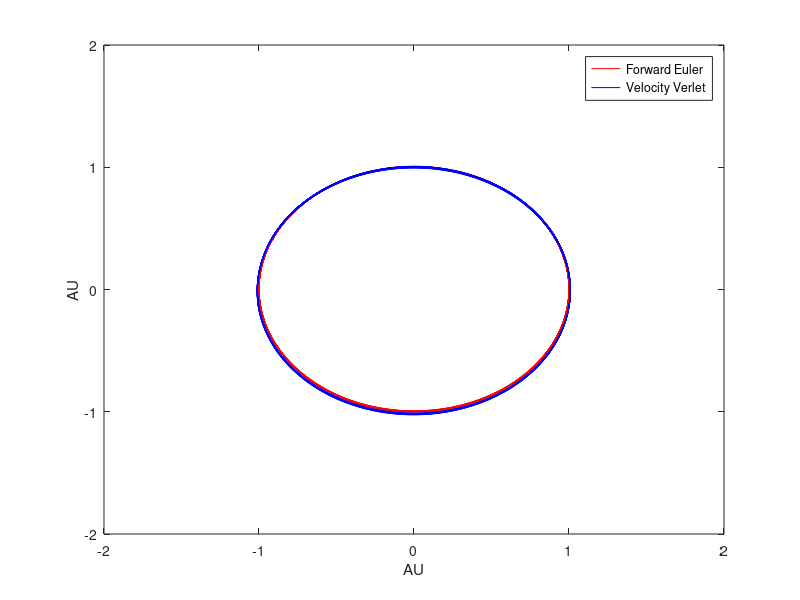
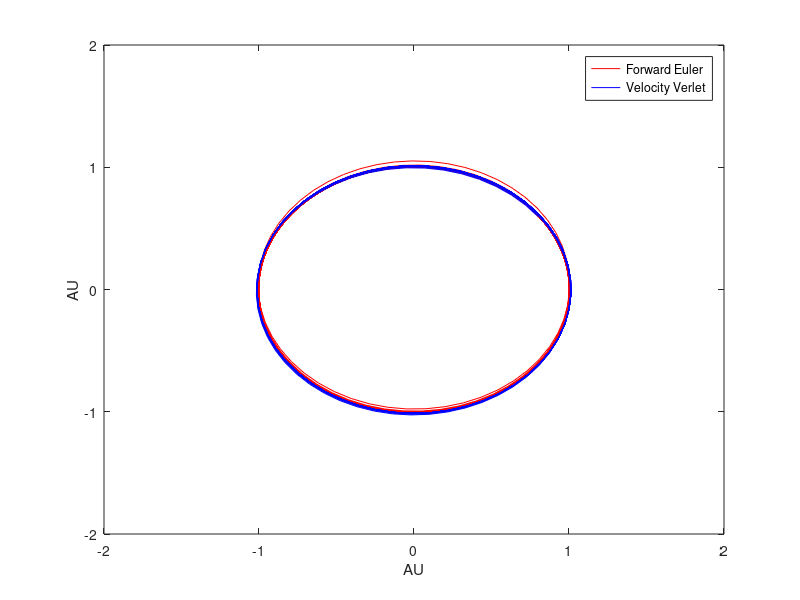
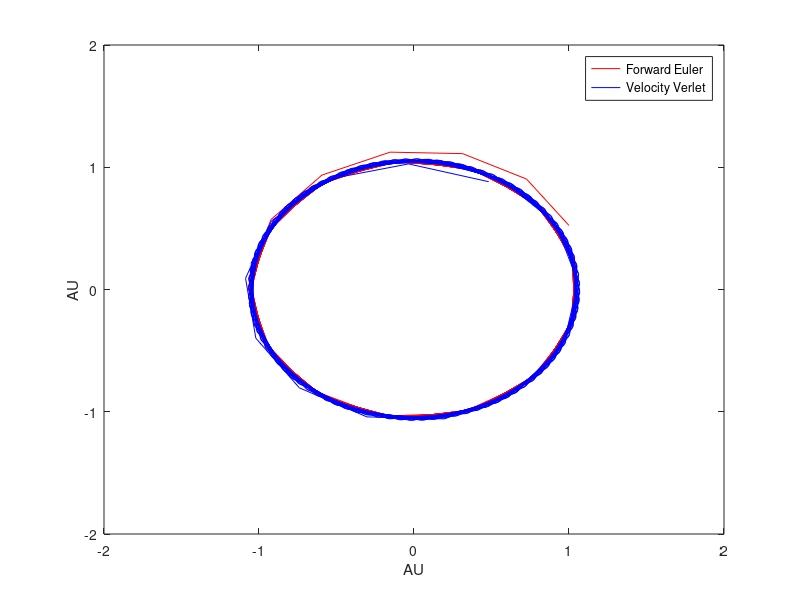
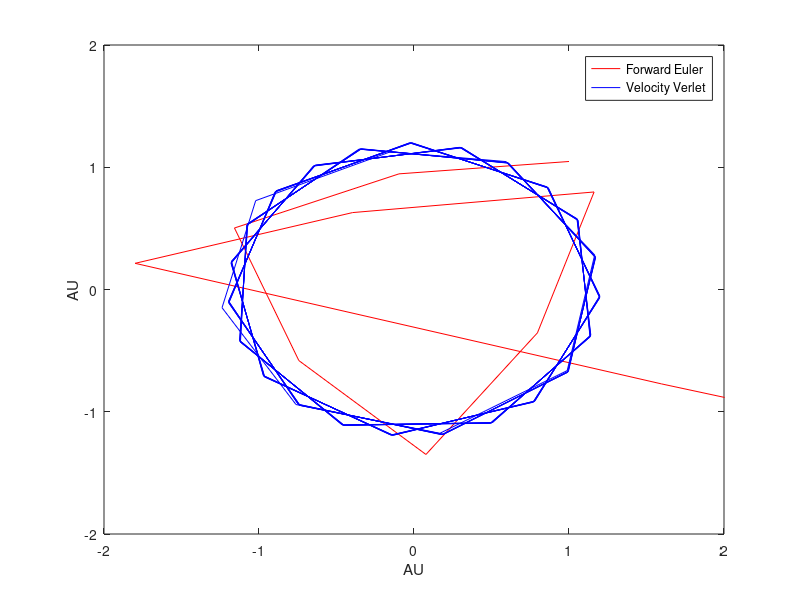

The MATLAB script that drew these images, in order: (Note: this script raises an error after producing the figures.)
%% Plotting script for Project 3 FYS4150
%Here the files generated by the Qt C++ code is read and plots are being
%made. 
%% Oppgave 3c)    Stability of two-body system

%Read in the files from the runs with only earth

%-----------------dT = 1day ------------------
%Earth position verlet.
fid = fopen('Day_VerletValuesEarth.txt');
VVEarth_day = cell2mat(textscan(fid,'%f %f'));
fclose(fid);

%Earth position euler
fid = fopen('Day_EulerValues.txt');
FEEarth_day = cell2mat(textscan(fid,'%f %f'));
fclose(fid);

%Conserved values euler. 
fid = fopen('Day_ConservedEulerValues.txt');
CEuler_day = cell2mat(textscan(fid,'%f %f %f'));
fclose(fid);

%Conserved values verlet. 
fid = fopen('Day_ConservedVerletValues.txt');
CVerlet_day = cell2mat(textscan(fid,'%f %f %f'));
fclose(fid);
%----------------------------------------------

%-----------------dT = 1week ------------------
%Earth position verlet.
fid = fopen('Week_VerletValuesEarth.txt');
VVEarth_week = cell2mat(textscan(fid,'%f %f'));
fclose(fid);

%Earth position euler
fid = fopen('Week_EulerValues.txt');
FEEarth_week = cell2mat(textscan(fid,'%f %f'));
fclose(fid);

%Conserved values euler. 
fid = fopen('Week_ConservedEulerValues.txt');
CEuler_week = cell2mat(textscan(fid,'%f %f %f'));
fclose(fid);

%Conserved values verlet. 
fid = fopen('Week_ConservedVerletValues.txt');
CVerlet_week = cell2mat(textscan(fid,'%f %f %f'));
fclose(fid);
%----------------------------------------------

%-----------------dT = 1mnd ------------------
%Earth position verlet.
fid = fopen('Month_VerletValuesEarth.txt');
VVEarth_month = cell2mat(textscan(fid,'%f %f'));
fclose(fid);

%Earth position euler
fid = fopen('Month_EulerValues.txt');
FEEarth_month = cell2mat(textscan(fid,'%f %f'));
fclose(fid);

%Conserved values euler. 
fid = fopen('Month_ConservedEulerValues.txt');
CEuler_month = cell2mat(textscan(fid,'%f %f %f'));
fclose(fid);

%Conserved values verlet. 
fid = fopen('Month_ConservedVerletValues.txt');
CVerlet_month = cell2mat(textscan(fid,'%f %f %f'));
fclose(fid);
%----------------------------------------------

%-----------------dT = 2mnd ------------------
%Earth position verlet.
fid = fopen('2Month_VerletValuesEarth.txt');
VVEarth_2month = cell2mat(textscan(fid,'%f %f'));
fclose(fid);

%Earth position euler
fid = fopen('2Month_EulerValues.txt');
FEEarth_2month = cell2mat(textscan(fid,'%f %f'));
fclose(fid);

%Conserved values euler. 
fid = fopen('2Month_ConservedEulerValues.txt');
CEuler_2month = cell2mat(textscan(fid,'%f %f %f'));
fclose(fid);

%Conserved values verlet. 
fid = fopen('2Month_ConservedVerletValues.txt');
CVerlet_2month = cell2mat(textscan(fid,'%f %f %f'));
fclose(fid);
%----------------------------------------------------------------------

%Position Plot
%Subplot with 20year simulations for
%different timesteps (1day, 1week, 1mnd, 2mnd, 6mnd, 1year)
figure(1)
title('Totaltime = 20 Year, dT = 1 day');
h1 = plot(FEEarth_day(:,1),FEEarth_day(:,2),'red');
hold on
h2 = plot(VVEarth_day(:,1),VVEarth_day(:,2),'blue');
legend([h1 h2],['Forward Euler'],['Velocity Verlet'])
xlim([-2,2])
ylim([-2,2])
xlabel('AU')
ylabel('AU')

figure(2)
title('Totaltime = 20 Year, dT = 1 week');
h1 = plot(FEEarth_week(:,1),FEEarth_week(:,2),'red');
hold on
h2 = plot(VVEarth_week(:,1),VVEarth_week(:,2),'blue');
legend([h1 h2],['Forward Euler'],['Velocity Verlet'])
xlim([-2,2])
ylim([-2,2])
xlabel('AU')
ylabel('AU')

figure(3)
title('Totaltime = 20 Year, dT = 1 month');
h1 = plot(FEEarth_month(:,1),FEEarth_month(:,2),'red');
hold on
h2 = plot(VVEarth_month(:,1),VVEarth_month(:,2),'blue');
legend([h1 h2],['Forward Euler'],['Velocity Verlet'])
xlim([-2,2])
ylim([-2,2])
xlabel('AU')
ylabel('AU')

figure(4)
title('Totaltime = 20 Year, dT = 2 months');
h1 = plot(FEEarth_2month(:,1),FEEarth_2month(:,2),'red');
hold on
h2 = plot(VVEarth_2month(:,1),VVEarth_2month(:,2),'blue');
legend([h1 h2],['Forward Euler'],['Velocity Verlet'])
xlim([-2,2])
ylim([-2,2])
xlabel('AU')
ylabel('AU')

%----------------------------------------------------------------------

%Energy plot (kinetic, potential, total)
%Subplot with 20year simulations for
%different timesteps (1day (stable), 2mnd (unstable))
figure(5)
title('Totaltime = 20 Year, dT = 1 day');
h1 = plot(CEuler_day(:,1)/CEuler_day(1,1) ,'red');
hold on
h2 = plot(CVerlet_day(:,1)/CVerlet_day(1,1),'blue');
legend([h1 h2],['Kin. Energy Forward Euler'],['Kin. Energy Velocity Verlet'])
xlabel('# timestep')
ylabel('Relative to initial value')

%Potential energy 1day
figure(6)
title('Totaltime = 20 Year, dT = 1 day');
h1 = plot(CEuler_day(:,2)/CEuler_day(1,2),'red');
hold on
h2 = plot(CVerlet_day(:,2)/CVerlet_day(1,2),'blue');
legend([h1 h2],['Pot. Energy Forward Euler'],['Pot. Energy Velocity Verlet'])
xlabel('# timestep')
ylabel('Relative to initial value')

%Total Energy 1day
figure(7)
title('Totaltime = 20 Year, dT = 1 day');
h1 = plot((CEuler_day(:,1) + CEuler_day(:,2))/(CEuler_day(1,1) + CEuler_day(1,2)) ,'red');
hold on
h2 = plot((CVerlet_day(:,1)  + CVerlet_day(:,2))/(CVerlet_day(1,1) + CVerlet_day(1,2)),'blue');
legend([h1 h2],['Tot. Energy Forward Euler'],['Tot. Energy Velocity Verlet'])
xlabel('# timestep')
ylabel('Relative to initial value')

%Kinetic energy 2mnd
figure(8)
title('Totaltime = 20 Year, dT = 2mnd');
h1 = plot(CEuler_2month(:,1)/CEuler_2month(1,1),'red');
hold on
h2 = plot(CVerlet_2month(:,1)/CVerlet_2month(1,1),'blue');
legend([h1 h2],['Kin. Energy Forward Euler'],['Kin. Energy Velocity Verlet'])
xlabel('# timestep')
ylabel('Relative to initial value')

%Potential energy 2mnd
figure(9)
title('Totaltime = 20 Year, dT = 2mnd');
h1 = plot(CEuler_2month(:,2)/CEuler_2month(1,2),'red');
hold on
h2 = plot(CVerlet_2month(:,2)/CVerlet_2month(1,2),'blue');
legend([h1 h2],['Pot. Energy Forward Euler'],['Pot. Energy Velocity Verlet'])
xlabel('# timestep')
ylabel('Relative to initial value')

%Total Energy 2mnd
figure(10)
title('Totaltime = 20 Year, dT = 2mnd');
h1 = plot((CEuler_2month(:,1) + CEuler_2month(:,2))/(CEuler_2month(1,1) + CEuler_2month(1,2)),'red');
hold on
h2 = plot((CVerlet_2month(:,1) + CVerlet_2month(:,2))/(CVerlet_2month(1,1) + CVerlet_2month(1,2)),'blue');
legend([h1 h2],['Tot. Energy Forward Euler'],['Tot. Energy Velocity Verlet'])
xlabel('# timestep')
ylabel('Relative to initial value')

%-----------------------------------------------------------------------

%Angular momentum plot 
%Subplot with 20year simulations for
%different timesteps (1day (stable), 2mnd (unstable))

%Angular momentum 1day
figure(11)
title('Totaltime = 20 Year, dT = 1day');
h1 = plot((CEuler_day(:,3)-CEuler_day(1,3))/CEuler_day(1,3),'red');
hold on
h2 = plot((CVerlet_day(:,3)-CVerlet_day(1,3))/CVerlet_day(1,3),'blue');
legend([h1 h2],['Ang. Momentum Forward Euler'],['Ang. Momentum Velocity Verlet'])
xlabel('# timestep')
ylabel('Relative to initial value')

%Angular momentum 2mnd
figure(12)
title('Totaltime = 20 Year, dT = 2mnd');
h1 = plot(CEuler_2month(:,3)/CEuler_2month(1,3),'red');
hold on
h2 = plot(CVerlet_2month(:,3)/CVerlet_2month(1,3),'blue');
legend([h1 h2],['Ang. Momentum Forward Euler'],['Ang. Momentum Velocity Verlet'])
xlabel('# timestep')
ylabel('Relative to initial value')
ylim([-50,300])

%% Oppgave 3d)   Escape Velocity and change of F

%Read in files
%----------------- Initial speed = 2.85Pi ---------

%Earth position verlet.
fid = fopen('Earth_28Pi.txt');
Earth_28pi = cell2mat(textscan(fid,'%f %f'));
fclose(fid);


%----------------------------------------------

%----------------- Initial speed = 2.8Pi ---------

%Earth position verlet.
fid = fopen('Earth_285Pi.txt');
Earth_285pi = cell2mat(textscan(fid,'%f %f'));
fclose(fid);

%----------------------------------------------

%------------ Different Force, r^2.8 ---------

%Earth position verlet.
fid = fopen('Earth_R38.txt');
Earth_R28 = cell2mat(textscan(fid,'%f %f'));
fclose(fid);

%----------------------------------------------

%------------ Different Force, r^2.99 ---------

%Earth position verlet.
fid = fopen('Earth_R3999.txt');
Earth_R2999 = cell2mat(textscan(fid,'%f %f'));
fclose(fid);

%----------------------------------------------

%Position Plot
%Subplots of different initial speeds(3Pi, Pi, etc)
%1000 year simulations, timestep = 1day

%----------------- Initial speed = 2.8Pi ---------

figure(13)
title('Totaltime = 1000 Year, dT = 1day, V_0 = 2.8Pi');
h1 = plot(Earth_28pi(:,1),Earth_28pi(:,2),'red');
legend('V_0 = 2.8*Pi')
xlabel('AU')
ylabel('AU')
xlim([-40,40])
ylim([-40,40])

%-------------------------------------------

%----------------- Initial speed = 2.85Pi ---------

figure(14)
title('Totaltime = 1000 Year, dT = 1day, V_0 = 2.85Pi');
h1 = plot(Earth_285pi(:,1),Earth_285pi(:,2),'red');
legend('V_0 = 2.85*Pi')
xlabel('AU')
ylabel('AU')
xlim([-1000,1000])
ylim([-1000,1000])

%-------------------------------------------

%----------------- R = 2.8 ---------

figure(15)
title('Totaltime = 1000 Year, dT = 1day, F ~ 1/r^{2.8}');
h1 = plot(Earth_R28(:,1),Earth_R28(:,2),'red');
legend('Position of Earth, if F ~ 1/R^{2.8}')
xlim([-2,2])
ylim([-2,2])
grid on
xlabel('AU')
ylabel('AU')

%-------------------------------------------

%----------------- R = 2.99 ------------------

figure(16)
title('Totaltime = 1000 Year, dT = 1day, F ~ 1/r^{2.999}');
h1 = plot(Earth_R2999(:,1),Earth_R2999(:,2),'red');
legend('Position of Earth, if F ~ 1/R^{2.999}')
xlim([-2,2])
ylim([-2,2])
grid on
xlabel('AU')
ylabel('AU')


%-------------------------------------------

%Position Plot
%Subplots of different exponents between 2 and 3.
%? year simulations, timeste = ?

%% Oppgave 3e) Three body system
%Read in correct files
%Earth position dt = 1day.
fid = fopen('Earth_1day_JE.txt');
JE_Earth_day = cell2mat(textscan(fid,'%f %f'));
fclose(fid);

%Jupiter position dt = 1 day.
fid = fopen('Jupiter_1day_JE.txt');
JE_Jupiter_day = cell2mat(textscan(fid,'%f %f'));
fclose(fid);

%Earth position dt = 2mnd.
fid = fopen('Earth_2mnd_JE.txt');
JE_Earth_2mnd = cell2mat(textscan(fid,'%f %f'));
fclose(fid);

%Jupiter position dt = 2mnd.
fid = fopen('Jupiter_2mnd_JE.txt');
JE_Jupiter_2mnd = cell2mat(textscan(fid,'%f %f'));
fclose(fid);

%Conserved values dt = 1day
fid = fopen('JE_Conserved_1day.txt');
JE_Cons_1day = cell2mat(textscan(fid,'%f %f %f'));
fclose(fid);

%Conserved values dt = 2mnd
fid = fopen('JE_Conserved_2mnd.txt');
JE_Cons_2mnd = cell2mat(textscan(fid,'%f %f %f'));
fclose(fid);

%Earth position dt = 1day, J10
fid = fopen('JE_Earth_J10.txt');
JE_Earth_J10 = cell2mat(textscan(fid,'%f %f'));
fclose(fid);

%Jupiter position dt = 1day, J10
fid = fopen('JE_Jupiter_J10.txt');
JE_Jupiter_J10 = cell2mat(textscan(fid,'%f %f'));
fclose(fid);

%Earth position dt = 1day J1000
fid = fopen('JE_Earth_J1000.txt');
JE_Earth_J1000 = cell2mat(textscan(fid,'%f %f'));
fclose(fid);

%Jupiter position dt = 1day J1000
fid = fopen('JE_Jupiter_J1000.txt');
JE_Jupiter_J1000 = cell2mat(textscan(fid,'%f %f'));
fclose(fid);


% ---------------------------------------------------------------

%Position plot
%Subplot with Earth and Jupiter
%Different timesteps (1day,2mnd)
%1000 year simulations

figure(17)
title('Totaltime = 1000 Year, dT = 1 day');
h1 = plot(JE_Earth_day(:,1),JE_Earth_day(:,2),'red');
hold on
h2 = plot(JE_Jupiter_day(:,1),JE_Jupiter_day(:,2),'blue');
legend([h1 h2],['Earth'],['Jupiter'])
xlabel('AU')
ylabel('AU')

figure(18)
title('Totaltime = 1000 Year, dT = 2 mnd');
h1 = plot(JE_Earth_2mnd(:,1),JE_Earth_2mnd(:,2),'red');
hold on
h2 = plot(JE_Jupiter_2mnd(:,1),JE_Jupiter_2mnd(:,2),'blue');
legend([h1 h2],['Earth'],['Jupiter'])
xlabel('AU')
ylabel('AU')

% ------------------- Conserved values -----------------------------

%Total Energy 1day
figure(19)
title('Total Energy, Totaltime = 1000 year, dT = 1day');
h1 = plot(JE_Cons_1day(:,2)+JE_Cons_1day(:,1),'red');
legend([h1],['Tot. Energy, dt = 1day'])
xlabel('# timestep')

%Total Energy 2mnd
figure(20)
title('Total Energy, Totaltime = 1000 year, dT = 2mnd');
h2 = plot(JE_Cons_2mnd(:,2)+JE_Cons_2mnd(:,2),'blue');
legend([h2],['Tot. Energy. dt = 2mnd'])
xlabel('# timestep')

%------------------------------------------------------------------------

%Position plot
%Subplot of Earth with changed Jupiter mass(10,1000).
%timestep 1day
%1000 year simulations

figure(21)
title('Totaltime = 1000 Year, dT = 1 day, Jupiter mass = 10x');
h1 = plot(JE_Earth_J10(:,1),JE_Earth_J10(:,2),'red');
hold on
h2 = plot(JE_Jupiter_J10(:,1),JE_Jupiter_J10(:,2),'blue');
legend([h1 h2],['Earth'],['Jupiter'])
xlabel('AU')
ylabel('AU')

figure(22)
title('Totaltime = 1000 Year, dT = 1 day, Jupiter mass = 1000x');
h1 = plot(JE_Earth_J1000(:,1),JE_Earth_J1000(:,2),'red');
hold on
h2 = plot(JE_Jupiter_J1000(:,1),JE_Jupiter_J1000(:,2),'blue');
legend([h1 h2],['Earth'],['Jupiter'])
xlim([-10,10])
ylim([-10,10])
xlabel('AU')
ylabel('AU')

%% Oppgave 3f) Full solar system

%1000years
%dt 1day

%Read in correct files
%Earth position dt = 1day.
fid = fopen('Full_VerletValuesEarth.txt');
Full_Earth = cell2mat(textscan(fid,'%f %f'));
fclose(fid);

%Mars position dt = 1day.
fid = fopen('Full_VerletValuesMars.txt');
Full_Mars = cell2mat(textscan(fid,'%f %f'));
fclose(fid);

%Merkur position dt = 1day.
fid = fopen('Full_VerletValuesMercury.txt');
Full_Mercur = cell2mat(textscan(fid,'%f %f'));
fclose(fid);

%Venus position dt = 1day.
fid = fopen('Full_VerletValuesVenus.txt');
Full_Venus = cell2mat(textscan(fid,'%f %f'));
fclose(fid);

%Jupiter position dt = 1day.
fid = fopen('Full_VerletValuesJupiter.txt');
Full_Jupiter = cell2mat(textscan(fid,'%f %f'));
fclose(fid);

%Saturn position dt = 1day.
fid = fopen('Full_VerletValuesSaturn.txt');
Full_Saturn = cell2mat(textscan(fid,'%f %f'));
fclose(fid);

%Ur Anus position dt = 1day.
fid = fopen('Full_VerletValuesUranus.txt');
Full_Uranus = cell2mat(textscan(fid,'%f %f'));
fclose(fid);

%Neptun position dt = 1day.
fid = fopen('Full_VerletValuesNeptune.txt');
Full_Neptun = cell2mat(textscan(fid,'%f %f'));
fclose(fid);

figure(23)
set(gca,'Color','k')
title('Totaltime = 1000 Year, dT = 1 day');
h1 = plot(Full_Mercur(:,1),Full_Mercur(:,2));
hold on
h2 = plot(Full_Venus(:,1),Full_Venus(:,2));
hold on
h3 = plot(Full_Earth(:,1),Full_Earth(:,2));
hold on
h4 = plot(Full_Mars(:,1),Full_Mars(:,2));
hold on
h5 = plot(Full_Jupiter(:,1), Full_Jupiter(:,2));
hold on
h6 = plot(Full_Saturn(:,1), Full_Saturn(:,2));
hold on
h8 = plot(Full_Neptun(:,1), Full_Neptun(:,2));
hold on
h7 = plot(Full_Uranus(:,1), Full_Uranus(:,2));
legend([h1 h2 h3 h4],['Mercur'],['Venus'], ['Earth'],['Mars']);
xlim([-2,2])
ylim([-2,2])
xlabel('AU')
ylabel('AU')

%% Mercur periphelon

%Venus position dt = 1day.
fid = fopen('Rel_PeriphelonMercury.txt');
Periphelon_theta_rel = cell2mat(textscan(fid,'%f'));
fclose(fid);

fid = fopen('Newt_PeriphelonMercury.txt');
Periphelon_theta_newt = cell2mat(textscan(fid,'%f'));
fclose(fid);

figure(24)
h1 = plot(Periphelon_theta_rel);
hold on
ylabel('radians')
legend([h1], ['With relative correction'])
xlabel('Periphelon number')


figure(25)
h2 = plot(Periphelon_theta_newt);
ylabel('radians')
legend([h1], ['Without relative correction'])
xlabel('Periphelon number')






